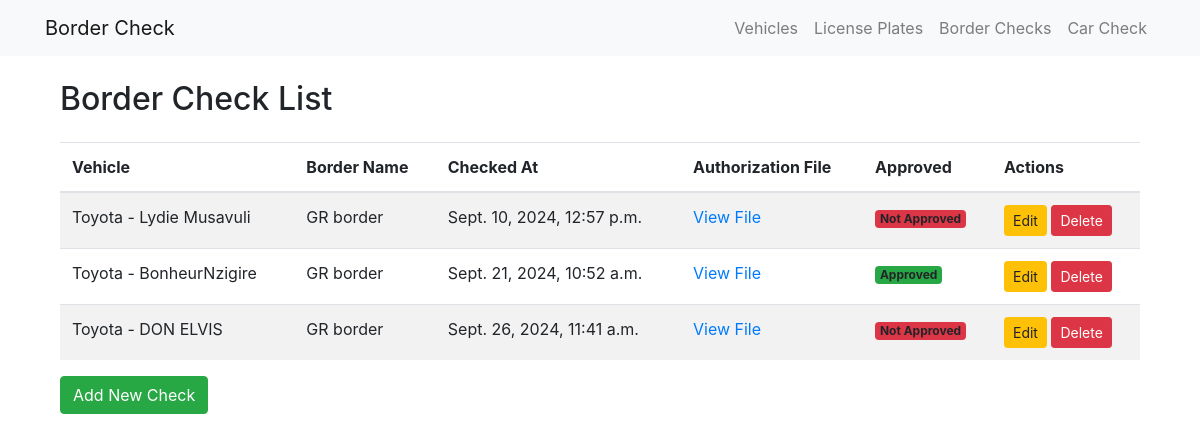
/border-checks/, run on the app's committed database.
### border/models.py (models this page shows, shortened)
class BorderCheck(models.Model):
    vehicle = models.ForeignKey(Vehicle, on_delete=models.CASCADE, related_name='border_checks')
    border_name = models.CharField(max_length=100)
    checked_at = models.DateTimeField(auto_now_add=True)
    authorization_file = models.FileField(upload_to='authorization_docs/', blank=True, null=True)
    is_approved = models.BooleanField(default=False)

class Vehicle(models.Model):
    vehicle_model = models.CharField(max_length=100)
    vehicle_color = models.CharField(max_length=50)
    owner_name = models.CharField(max_length=100)
    country_of_origin = models.CharField(max_length=50)
    destination_country = models.CharField(max_length=50)
    vehicle_photo = models.ImageField(upload_to='vehicle_photos/', blank=True, null=True)
    def __str__(self):
        return f"{self.vehicle_model} - {self.owner_name}"

### border/views.py (the view)
# urls.py: path('border-checks/', views.list_border_check, name='border-check-list'),
def list_border_check(request):
    border_checks = BorderCheck.objects.all()
    return render(request, 'border/border_check_list.html', {'border_checks': border_checks})

### border/templates/border/border_check_list.html (shortened to what this page needs)
{% extends 'base.html' %}
{% block content %}
<div class="container">
    <h2 class="my-4">Border Check List</h2>
    <table class="table table-striped">
        <thead>
            <tr>
                <th>Vehicle</th>
                <th>Border Name</th>
                <th>Checked At</th>
                <th>Authorization File</th>
                <th>Approved</th>
                <th>Actions</th>
            </tr>
        </thead>
        <tbody>
            {% for check in border_checks %}
                <tr>
                    <td>{{ check.vehicle }}</td>
                    <td>{{ check.border_name }}</td>
                    <td>{{ check.checked_at }}</td>
                    <td>
                        {% if check.authorization_file %}
                            <a href="{{ check.authorization_file.url }}">View File</a>
                        {% else %}
                            No File
                        {% endif %}
                    </td>
                    <td>
                        {% if check.is_approved %}
                            <span class="badge bg-success">Approved</span>
                        {% else %}
                            <span class="badge bg-danger">Not Approved</span>
                        {% endif %}
                    </td>
                    <td>
                        <a href="{% url 'border:border-check-update' check.id %}" class="btn btn-sm btn-warning">Edit</a>
                        <a href="{% url 'border:border-check-delete' check.id %}" class="btn btn-sm btn-danger">Delete</a>
                    </td>
                </tr>
            {% empty %}
                <tr>
                    <td colspan="6" class="text-center">No border checks found.</td>
                </tr>
            {% endfor %}
        </tbody>
    </table>
    <a href="{% url 'border:border-check-create' %}" class="btn btn-success mb-3">Add New Check</a>
</div>
{% endblock %}

### data on the page
BorderCheck: vehicle "Toyota - Lydie Musavuli", border_name "GR border", checked_at "Sept. 10, 2024, 12:57 p.m.", is_approved "Not Approved"
BorderCheck: vehicle "Toyota - BonheurNzigire", border_name "GR border", checked_at "Sept. 21, 2024, 10:52 a.m.", is_approved "Approved"
BorderCheck: vehicle "Toyota - DON ELVIS", border_name "GR border", checked_at "Sept. 26, 2024, 11:41 a.m.", is_approved "Not Approved"
